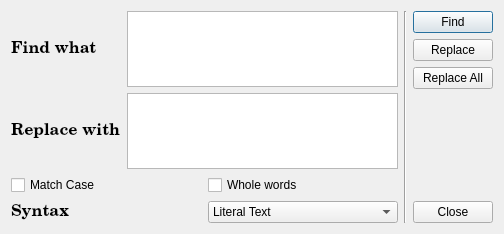
<?xml version="1.0" encoding="UTF-8"?>
<ui version="4.0">
 <class>Find</class>
 <widget class="QDialog" name="Find">
  <property name="geometry">
   <rect>
    <x>0</x>
    <y>0</y>
    <width>504</width>
    <height>234</height>
   </rect>
  </property>
  <property name="windowTitle">
   <string>Find and replace</string>
  </property>
  <property name="autoFillBackground">
   <bool>false</bool>
  </property>
  <property name="sizeGripEnabled">
   <bool>false</bool>
  </property>
  <property name="modal">
   <bool>false</bool>
  </property>
  <layout class="QHBoxLayout" name="horizontalLayout_5">
   <item>
    <layout class="QVBoxLayout" name="verticalLayout">
     <item>
      <layout class="QGridLayout" name="gridLayout">
       <item row="0" column="1">
        <widget class="QPlainTextEdit" name="Plk"/>
       </item>
       <item row="1" column="0">
        <widget class="QLabel" name="label_2">
         <property name="font">
          <font>
           <family>Century Schoolbook L</family>
           <pointsize>12</pointsize>
           <weight>75</weight>
           <bold>true</bold>
          </font>
         </property>
         <property name="text">
          <string>Replace with</string>
         </property>
        </widget>
       </item>
       <item row="1" column="1">
        <widget class="QTextEdit" name="textEdit"/>
       </item>
       <item row="0" column="0">
        <widget class="QLabel" name="label">
         <property name="font">
          <font>
           <family>Century Schoolbook L</family>
           <pointsize>12</pointsize>
           <weight>75</weight>
           <italic>false</italic>
           <bold>true</bold>
          </font>
         </property>
         <property name="text">
          <string>Find what</string>
         </property>
        </widget>
       </item>
      </layout>
     </item>
     <item>
      <layout class="QHBoxLayout" name="horizontalLayout_2">
       <item>
        <widget class="QCheckBox" name="checkBox">
         <property name="text">
          <string>Match Case</string>
         </property>
        </widget>
       </item>
       <item>
        <widget class="QCheckBox" name="checkBox_2">
         <property name="text">
          <string>Whole words</string>
         </property>
        </widget>
       </item>
      </layout>
     </item>
     <item>
      <layout class="QHBoxLayout" name="horizontalLayout_3">
       <item>
        <widget class="QLabel" name="label_3">
         <property name="font">
          <font>
           <family>Century Schoolbook L</family>
           <pointsize>12</pointsize>
           <weight>75</weight>
           <bold>true</bold>
          </font>
         </property>
         <property name="text">
          <string>Syntax</string>
         </property>
        </widget>
       </item>
       <item>
        <widget class="QComboBox" name="comboBox">
         <item>
          <property name="text">
           <string>Literal Text </string>
          </property>
         </item>
         <item>
          <property name="text">
           <string>Regular Expression</string>
          </property>
         </item>
        </widget>
       </item>
      </layout>
     </item>
     <item>
      <spacer name="verticalSpacer">
       <property name="orientation">
        <enum>Qt::Vertical</enum>
       </property>
       <property name="sizeHint" stdset="0">
        <size>
         <width>20</width>
         <height>28</height>
        </size>
       </property>
      </spacer>
     </item>
    </layout>
   </item>
   <item>
    <widget class="Line" name="line">
     <property name="orientation">
      <enum>Qt::Vertical</enum>
     </property>
    </widget>
   </item>
   <item>
    <layout class="QVBoxLayout" name="verticalLayout_2">
     <item>
      <widget class="QPushButton" name="pushButton">
       <property name="text">
        <string>Find</string>
       </property>
      </widget>
     </item>
     <item>
      <widget class="QPushButton" name="pushButton_2">
       <property name="text">
        <string>Replace</string>
       </property>
      </widget>
     </item>
     <item>
      <widget class="QPushButton" name="pushButton_3">
       <property name="text">
        <string>Replace All</string>
       </property>
      </widget>
     </item>
     <item>
      <spacer name="verticalSpacer_2">
       <property name="orientation">
        <enum>Qt::Vertical</enum>
       </property>
       <property name="sizeHint" stdset="0">
        <size>
         <width>20</width>
         <height>78</height>
        </size>
       </property>
      </spacer>
     </item>
     <item>
      <widget class="QPushButton" name="pushButton_4">
       <property name="text">
        <string>Close</string>
       </property>
      </widget>
     </item>
    </layout>
   </item>
  </layout>
  <zorder>Plk</zorder>
  <zorder>label</zorder>
  <zorder>label_2</zorder>
  <zorder>textEdit</zorder>
  <zorder>checkBox</zorder>
  <zorder>checkBox_2</zorder>
  <zorder>comboBox</zorder>
  <zorder>label_3</zorder>
  <zorder>verticalSpacer</zorder>
  <zorder>line</zorder>
  <zorder>pushButton</zorder>
  <zorder>pushButton_2</zorder>
  <zorder>pushButton_3</zorder>
  <zorder>pushButton_4</zorder>
  <zorder>verticalSpacer_2</zorder>
  <zorder>comboBox</zorder>
  <zorder>label</zorder>
 </widget>
 <resources/>
 <connections/>
</ui>
